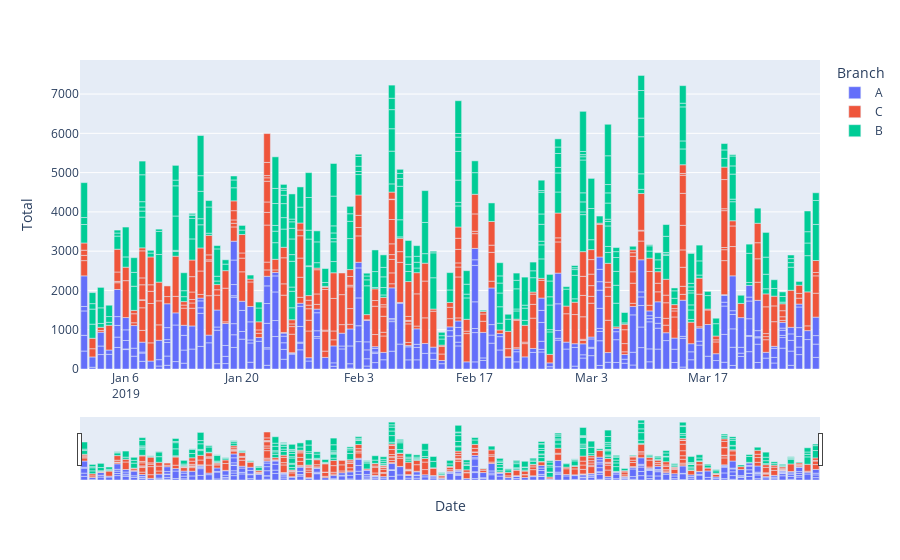

Notebook code for this chart:
### Markdown cell above
***Stat in time series***

### Code cell
#select_col3 = st.selectbox('Select an attribute', options=('Total', 'cogs', 'gross income', 'Rating'), index=0)
fig3 = px.bar(df, x='Date', y='Total', color='Branch', hover_data={"Date": "|%B %d, %Y"})
fig3.update_xaxes(rangeslider_visible=True)
fig3.show()

### Figure 1 — Plotly figure (JSON) as saved in the notebook; plotly's stock layout.template omitted (floating-point values rounded to 4 significant figures; data arrays with more than 128 entries replaced by an {"elided": "..."} marker saying what was removed)
{"data": [{"alignmentgroup": "True", "hovertemplate": "Branch=A<br>Date=%{x|%B %d, %Y}<br>Total=%{y}<extra></extra>", "legendgroup": "A", "marker": {"color": "#636efa", "pattern": {"shape": ""}}, "name": "A", "offsetgroup": "A", "orientation": "v", "showlegend": true, "textposition": "auto", "type": "bar", "x": {"elided": "340 str values"}, "xaxis": "x", "y": {"elided": "340 float values"}, "yaxis": "y"}, {"alignmentgroup": "True", "hovertemplate": "Branch=C<br>Date=%{x|%B %d, %Y}<br>Total=%{y}<extra></extra>", "legendgroup": "C", "marker": {"color": "#EF553B", "pattern": {"shape": ""}}, "name": "C", "offsetgroup": "C", "orientation": "v", "showlegend": true, "textposition": "auto", "type": "bar", "x": {"elided": "328 str values"}, "xaxis": "x", "y": {"elided": "328 float values"}, "yaxis": "y"}, {"alignmentgroup": "True", "hovertemplate": "Branch=B<br>Date=%{x|%B %d, %Y}<br>Total=%{y}<extra></extra>", "legendgroup": "B", "marker": {"color": "#00cc96", "pattern": {"shape": ""}}, "name": "B", "offsetgroup": "B", "orientation": "v", "showlegend": true, "textposition": "auto", "type": "bar", "x": {"elided": "332 str values"}, "xaxis": "x", "y": {"elided": "332 float values"}, "yaxis": "y"}], "layout": {"barmode": "relative", "legend": {"title": {"text": "Branch"}, "tracegroupgap": 0}, "margin": {"t": 60}, "xaxis": {"anchor": "y", "domain": [0, 1], "rangeslider": {"visible": true}, "title": {"text": "Date"}}, "yaxis": {"anchor": "x", "domain": [0, 1], "title": {"text": "Total"}}}}
